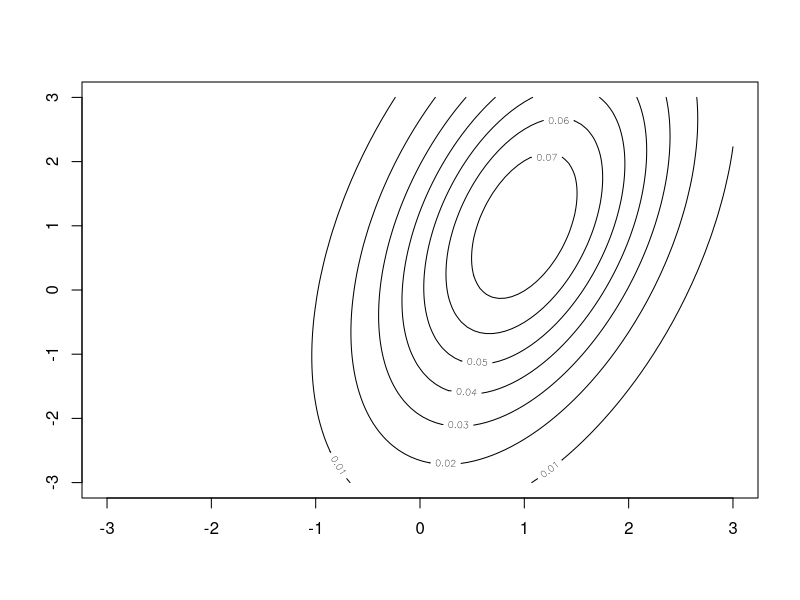

Generate this figure with R:
## Exemple
library(mvtnorm)
x.points <- seq(-3,3,length.out=100) 
y.points <- x.points
z <- matrix(0,nrow=100,ncol=100)
mu <- c(1,1)
sigma <- matrix(c(1,1,1,5),nrow=2) 
for (i in 1:100) {
  for (j in 1:100) {
    z[i,j] <- dmvnorm(c(x.points[i],y.points[j]),
                      mean=mu,sigma=sigma) 
  }
}
contour(x.points,y.points,z)

